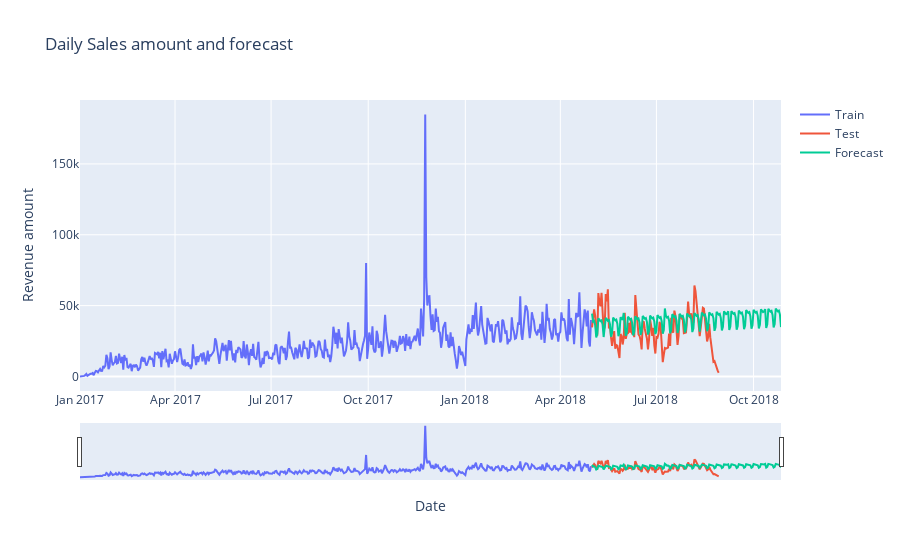

Notebook cell for this chart:
### Code cell
plot_forecast(train_dfex['total_amount'], test_dfex['total_amount'], sarimax_forecast_series)
